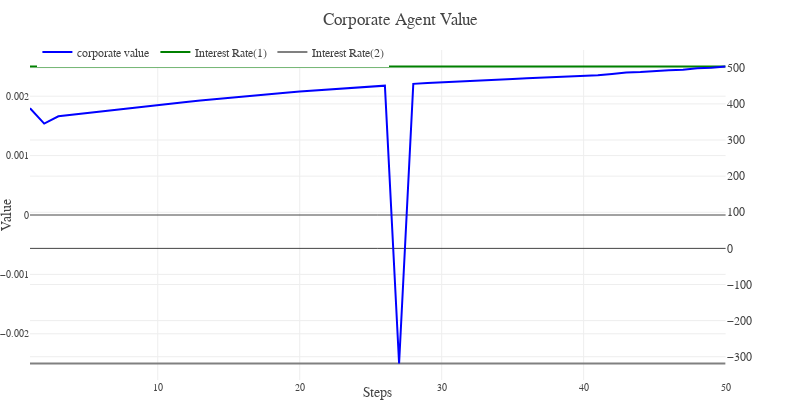

Notebook code cell kept with this figure:
### Code cell
def moving_average(a, n=3):
    ret = np.cumsum(a, dtype=float)
    ret[n:] = ret[n:] - ret[:-n]
    return ret[n - 1:] / n

def corporate_value_and_interest_rate_plot(model, model_results, steps):

    steps_data = model_results['Step'].values
    corporate_value = [model.corporate_details.by_step(i)['Firm Value'].mean() for i in range(steps)]
    interest_rate_1_data, interest_rate_2_data = zip(*model_results['interest_rate'].values)


    fig = make_subplots(rows=1, cols=1, specs=[[{"secondary_y": True}]])

    temp = dict(layout=go.Layout(font=dict(family="Franklin Gothic", size = 12)))
    interest_rate_1 = go.Scatter(x = steps_data, y = interest_rate_1_data, name = 'Interest Rate(1)', line = dict(color = 'green'))
    interest_rate_2 = go.Scatter(x = steps_data, y = interest_rate_2_data, name = 'Interest Rate(2)', line = dict(color = 'grey'))
    corporate_value_line = go.Scatter(x = steps_data, y = corporate_value, name = 'corporate value', line = dict(color = 'blue'))

    fig.add_trace(corporate_value_line, row = 1, col =1, secondary_y='True')
    fig.add_trace(interest_rate_1, row = 1, col = 1)
    fig.add_trace(interest_rate_2, row = 1, col = 1)


    fig.update_layout(template = temp,
                      title = "Corporate Agent Value",
                      hovermode = 'closest',
                      margin = dict(l = 30, r = 30, t = 50, b = 20),
                      height = 400, 
                      width = 800, 
                      showlegend = True,
                      xaxis = dict(title = 'Steps', tickfont = dict(size=10)),
                      yaxis = dict(title = 'Value', side="left", tickfont = dict(size=10)),
                      legend = dict(yanchor = "bottom", y = 0.95, xanchor = "left", x = 0.01,  orientation="h"))

    return fig 



corporate_value_and_interest_rate_plot(model, model_results, steps)

### Figure 1 — Plotly figure (JSON) as saved in the notebook; plotly's stock layout.template omitted (floating-point values rounded to 4 significant figures)
{"data": [{"line": {"color": "blue"}, "name": "corporate value", "type": "scatter", "x": [1, 2, 3, 4, 5, 6, 7, 8, 9, 10, 11, 12, 13, 14, 15, 16, 17, 18, 19, 20, 21, 22, 23, 24, 25, 26, 27, 28, 29, 30, 31, 32, 33, 34, 35, 36, 37, 38, 39, 40, 41, 42, 43, 44, 45, 46, 47, 48, 49, 50], "xaxis": "x", "y": [388.2, 345.6, 365.6, 370.2, 374.7, 379.3, 383.9, 388.4, 392.8, 397.1, 401.3, 405.4, 409.4, 413.3, 417.1, 420.7, 424.2, 427.6, 430.8, 434.0, 437.1, 440.0, 442.7, 445.4, 448.1, 450.6, -318.7, 455.5, 457.7, 459.9, 461.8, 463.6, 465.5, 467.4, 469.0, 470.7, 472.2, 473.6, 474.9, 477.9, 479.4, 483.1, 486.9, 488.2, 491.8, 493.4, 494.7, 498.6, 499.8, 503.5], "yaxis": "y2"}, {"line": {"color": "green"}, "name": "Interest Rate(1)", "type": "scatter", "x": [1, 2, 3, 4, 5, 6, 7, 8, 9, 10, 11, 12, 13, 14, 15, 16, 17, 18, 19, 20, 21, 22, 23, 24, 25, 26, 27, 28, 29, 30, 31, 32, 33, 34, 35, 36, 37, 38, 39, 40, 41, 42, 43, 44, 45, 46, 47, 48, 49, 50], "xaxis": "x", "y": [0.0025, 0.0025, 0.0025, 0.0025, 0.0025, 0.0025, 0.0025, 0.0025, 0.0025, 0.0025, 0.0025, 0.0025, 0.0025, 0.0025, 0.0025, 0.0025, 0.0025, 0.0025, 0.0025, 0.0025, 0.0025, 0.0025, 0.0025, 0.0025, 0.0025, 0.0025, 0.0025, 0.0025, 0.0025, 0.0025, 0.0025, 0.0025, 0.0025, 0.0025, 0.0025, 0.0025, 0.0025, 0.0025, 0.0025, 0.0025, 0.0025, 0.0025, 0.0025, 0.0025, 0.0025, 0.0025, 0.0025, 0.0025, 0.0025, 0.0025], "yaxis": "y"}, {"line": {"color": "grey"}, "name": "Interest Rate(2)", "type": "scatter", "x": [1, 2, 3, 4, 5, 6, 7, 8, 9, 10, 11, 12, 13, 14, 15, 16, 17, 18, 19, 20, 21, 22, 23, 24, 25, 26, 27, 28, 29, 30, 31, 32, 33, 34, 35, 36, 37, 38, 39, 40, 41, 42, 43, 44, 45, 46, 47, 48, 49, 50], "xaxis": "x", "y": [-0.0025, -0.0025, -0.0025, -0.0025, -0.0025, -0.0025, -0.0025, -0.0025, -0.0025, -0.0025, -0.0025, -0.0025, -0.0025, -0.0025, -0.0025, -0.0025, -0.0025, -0.0025, -0.0025, -0.0025, -0.0025, -0.0025, -0.0025, -0.0025, -0.0025, -0.0025, -0.0025, -0.0025, -0.0025, -0.0025, -0.0025, -0.0025, -0.0025, -0.0025, -0.0025, -0.0025, -0.0025, -0.0025, -0.0025, -0.0025, -0.0025, -0.0025, -0.0025, -0.0025, -0.0025, -0.0025, -0.0025, -0.0025, -0.0025, -0.0025], "yaxis": "y"}], "layout": {"height": 400, "hovermode": "closest", "legend": {"orientation": "h", "x": 0.01, "xanchor": "left", "y": 0.95, "yanchor": "bottom"}, "margin": {"b": 20, "l": 30, "r": 30, "t": 50}, "showlegend": true, "title": {"text": "Corporate Agent Value"}, "width": 800, "xaxis": {"anchor": "y", "autorange": true, "domain": [0, 0.94], "range": [1, 50], "tickfont": {"size": 10}, "title": {"text": "Steps"}, "type": "linear"}, "yaxis": {"anchor": "x", "autorange": true, "domain": [0, 1], "range": [-0.002778, 0.002778], "side": "left", "tickfont": {"size": 10}, "title": {"text": "Value"}, "type": "linear"}, "yaxis2": {"anchor": "x", "autorange": true, "overlaying": "y", "range": [-364.4, 549.2], "side": "right", "type": "linear"}}}
